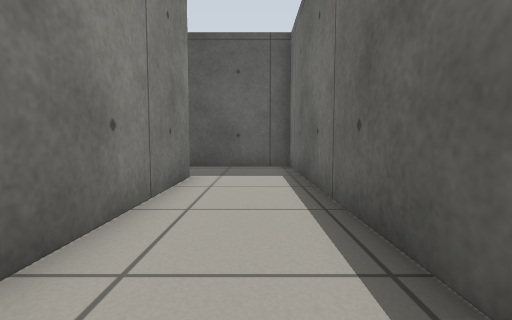
view 1 (above)

16 first-person views from a walk through a robot-simulator world made for Gazebo. The camera is 0.5 m above the floor, tilts 4° down and sees 85° across. The floor is counted in squares, 0.5 m on a side. Each view is taken from the middle of a square. On the plan, view 1 faces up. The plan holds only what a view shows up to about 11 squares ahead; the rest is blank. The robots in the file are not drawn.

view 2
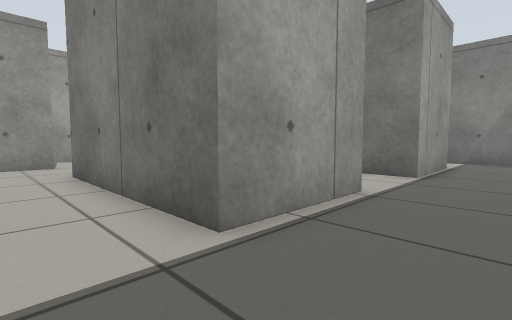

view 3
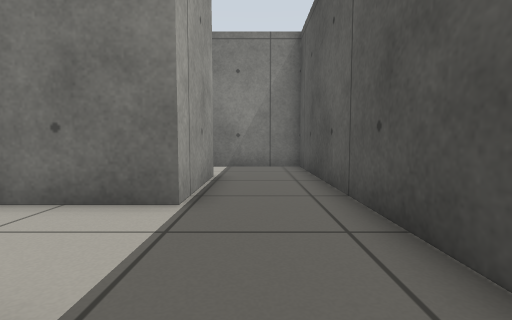

view 4
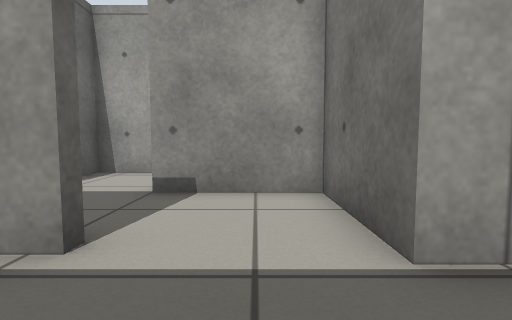

view 5
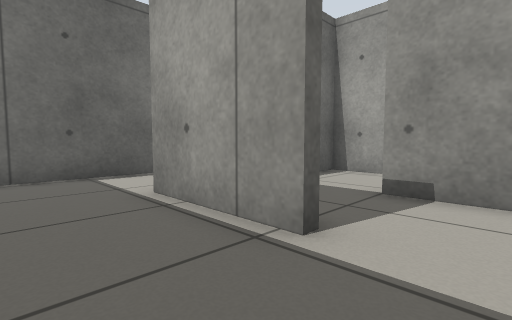

view 6
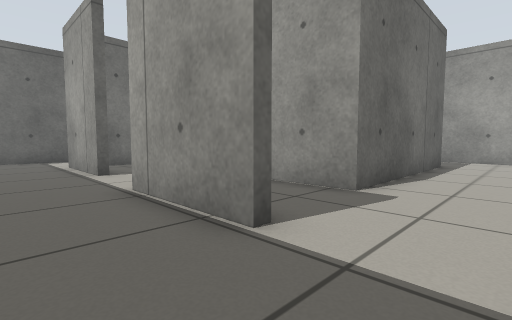

view 7
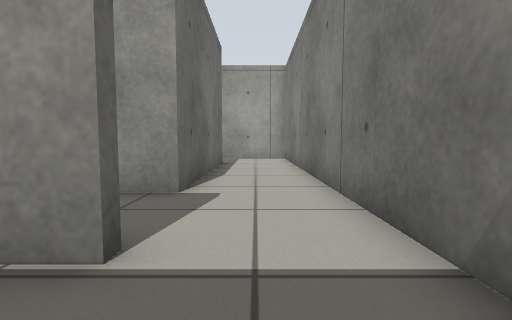

view 8
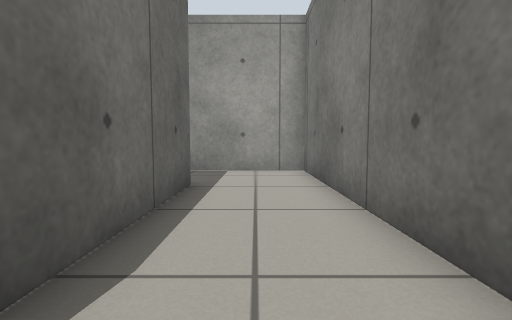

view 9
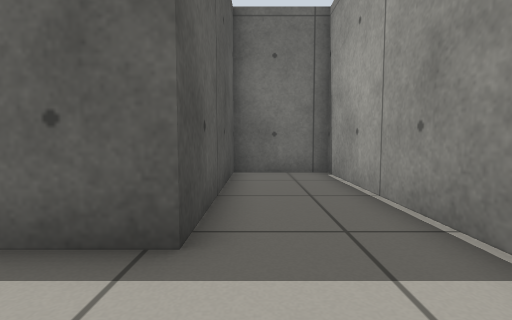

view 10
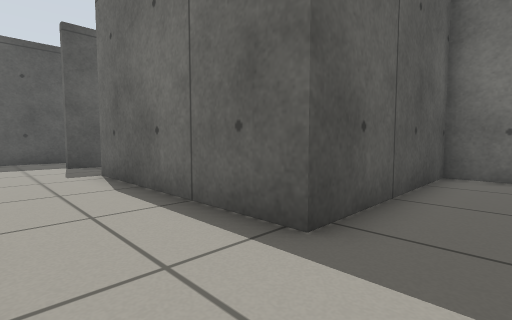

view 11
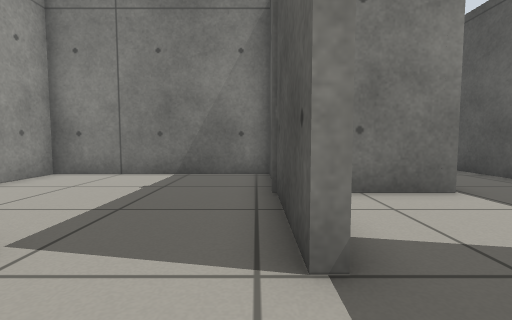

view 12
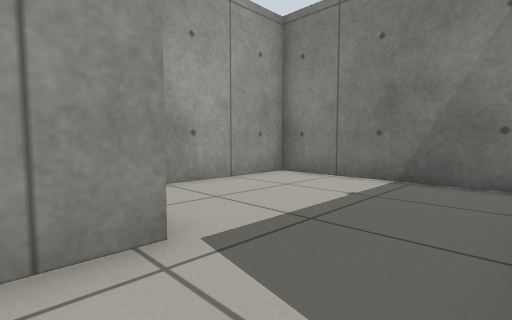

view 13
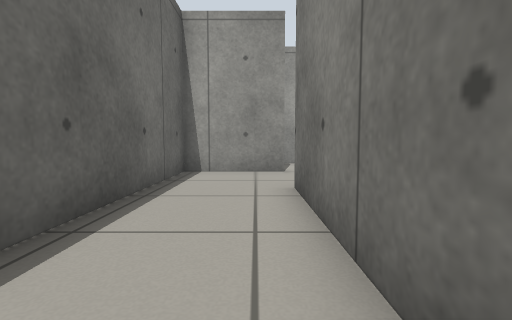

view 14
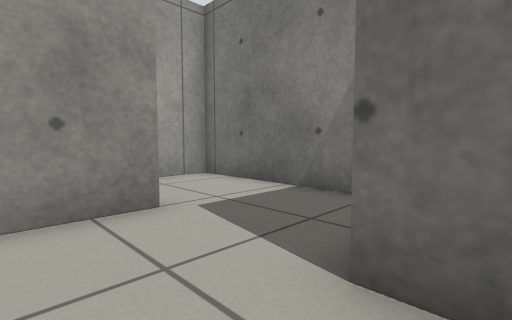

view 15
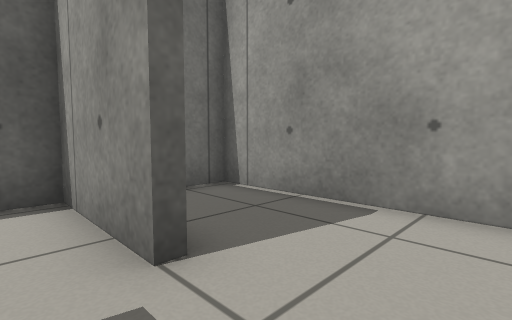

view 16
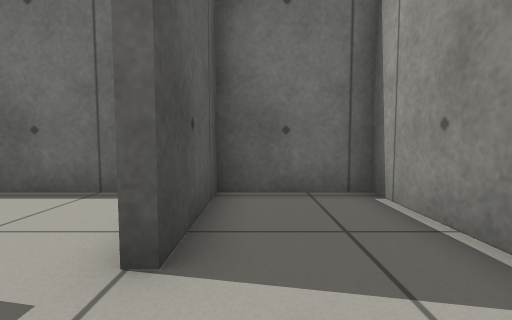

### Floor plan
Points are (right, up) in squares from view 1. A wall is a line through its corners. A room is listed if a view was taken in it or the views show most of it. See-through windows are left out.
Room 1 (views 1, 2, 3, 4, 5, 6, 7, 13, 14, 15)
walls: (-5.4, 7.6) (-1.8, 7.6) (-1.8, 1); (-5.7, 10.7) (-14.6, 10.7) (-14.6, 8.5); (-5, -0.4) (-5, -1.6); (-11.9, 7.8) (-8.3, 7.8); (-1.9, -2) (1.3, -2) (1.3, 10.7) (-2.6, 10.7)
ways out: opening at (-13, 8) to room 2; opening at (-3, -2) to room 4; opening at (-7, 7) to room 5
Room 2 (views 8, 9, 10)
walls: (-10.6, 7.5) (-11.9, 7.5); (-14.6, 8.5) (-14.6, -5.2) (-5.3, -5.2) (-5.3, -2.3) (-11.5, -2.3) (-11.5, 4.7) (-9.2, 4.7)
ways out: opening at (-13, 8) to room 1
Room 3 (views 11, 12)
walls: (-5.4, 1.4) (-2.1, 1.4) (-2.1, 2.2); (-5, 4.4) (-8.5, 4.4); (-10.2, 4.4) (-11.2, 4.4) (-11.2, -2) (-7, -2)
ways out: opening at (-4, 4) to room 5
Room 4 (view 16)
walls: (-5, -1.6) (-5, -5.2) (1.3, -5.2) (1.3, -2.3) (-1.9, -2.3) (-1.9, -2)
ways out: opening at (-3, -2) to room 1
Room 5 (no view inside)
walls: (-8.3, 7.8) (-8.3, 4.7) (-5, 4.7)
ways out: opening at (-7, 7) to room 1; opening at (-4, 4) to room 3

Positions as (right, up) in squares from view 1, and headings:
1: (0, 0), facing up
2: (0, 10), facing down-left
3: (-4, 9), facing left
4: (-7, 10), facing down
5: (-7, 10), facing down-right
6: (-14, 10), facing down-right
7: (-13, 10), facing down
8: (-13, 4), facing down
9: (-14, -3), facing right
10: (-14, -4), facing up-right
11: (-3, 4), facing left
12: (-4, 4), facing down-left
13: (-1, 7), facing down
14: (0, 2), facing down-left
15: (-4, -1), facing down-right
16: (-4, -3), facing right
